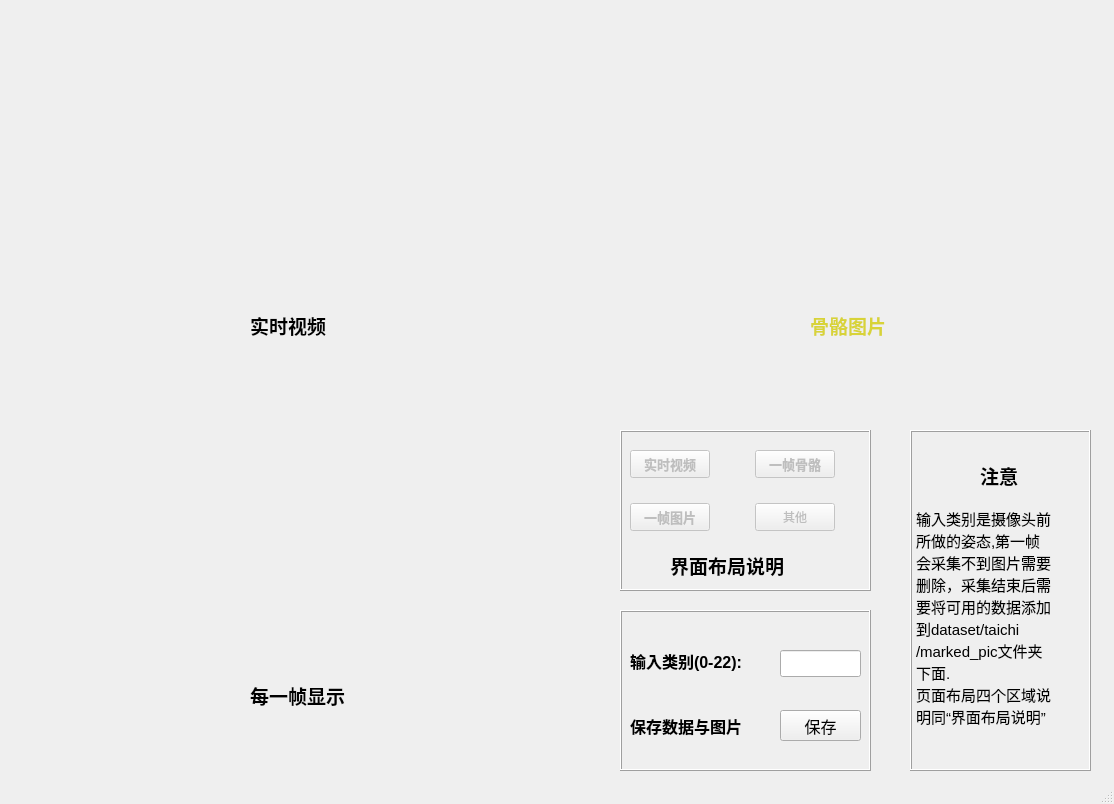
<?xml version="1.0" encoding="UTF-8"?>
<ui version="4.0">
 <class>MainWindow</class>
 <widget class="QMainWindow" name="MainWindow">
  <property name="geometry">
   <rect>
    <x>0</x>
    <y>0</y>
    <width>1114</width>
    <height>804</height>
   </rect>
  </property>
  <property name="windowTitle">
   <string>MainWindow</string>
  </property>
  <widget class="QWidget" name="centralwidget">
   <widget class="QPushButton" name="pushButton">
    <property name="geometry">
     <rect>
      <x>780</x>
      <y>710</y>
      <width>81</width>
      <height>31</height>
     </rect>
    </property>
    <property name="font">
     <font>
      <family>Arial</family>
      <pointsize>12</pointsize>
     </font>
    </property>
    <property name="text">
     <string>保存</string>
    </property>
   </widget>
   <widget class="QLabel" name="label">
    <property name="geometry">
     <rect>
      <x>10</x>
      <y>20</y>
      <width>581</width>
      <height>361</height>
     </rect>
    </property>
    <property name="autoFillBackground">
     <bool>true</bool>
    </property>
    <property name="text">
     <string/>
    </property>
    <property name="pixmap">
     <pixmap>../sundry/app.png</pixmap>
    </property>
    <property name="alignment">
     <set>Qt::AlignCenter</set>
    </property>
   </widget>
   <widget class="QLabel" name="label_2">
    <property name="geometry">
     <rect>
      <x>10</x>
      <y>390</y>
      <width>581</width>
      <height>361</height>
     </rect>
    </property>
    <property name="autoFillBackground">
     <bool>true</bool>
    </property>
    <property name="text">
     <string/>
    </property>
    <property name="pixmap">
     <pixmap>../sundry/app2.png</pixmap>
    </property>
    <property name="scaledContents">
     <bool>false</bool>
    </property>
    <property name="alignment">
     <set>Qt::AlignCenter</set>
    </property>
    <property name="wordWrap">
     <bool>false</bool>
    </property>
    <property name="openExternalLinks">
     <bool>false</bool>
    </property>
   </widget>
   <widget class="QLineEdit" name="lineEdit">
    <property name="geometry">
     <rect>
      <x>780</x>
      <y>650</y>
      <width>81</width>
      <height>27</height>
     </rect>
    </property>
    <property name="font">
     <font>
      <family>Arial</family>
      <pointsize>14</pointsize>
      <weight>75</weight>
      <bold>true</bold>
     </font>
    </property>
   </widget>
   <widget class="QLabel" name="label_3">
    <property name="geometry">
     <rect>
      <x>600</x>
      <y>20</y>
      <width>501</width>
      <height>361</height>
     </rect>
    </property>
    <property name="autoFillBackground">
     <bool>true</bool>
    </property>
    <property name="text">
     <string/>
    </property>
    <property name="pixmap">
     <pixmap>../sundry/app1.png</pixmap>
    </property>
    <property name="scaledContents">
     <bool>false</bool>
    </property>
    <property name="alignment">
     <set>Qt::AlignCenter</set>
    </property>
   </widget>
   <widget class="QLabel" name="label_4">
    <property name="geometry">
     <rect>
      <x>630</x>
      <y>640</y>
      <width>151</width>
      <height>41</height>
     </rect>
    </property>
    <property name="font">
     <font>
      <family>Arial</family>
      <pointsize>12</pointsize>
      <weight>75</weight>
      <bold>true</bold>
     </font>
    </property>
    <property name="text">
     <string>输入类别(0-22):</string>
    </property>
    <property name="textFormat">
     <enum>Qt::AutoText</enum>
    </property>
    <property name="scaledContents">
     <bool>false</bool>
    </property>
    <property name="wordWrap">
     <bool>false</bool>
    </property>
   </widget>
   <widget class="QLabel" name="label_5">
    <property name="geometry">
     <rect>
      <x>630</x>
      <y>700</y>
      <width>151</width>
      <height>51</height>
     </rect>
    </property>
    <property name="font">
     <font>
      <family>Arial</family>
      <pointsize>12</pointsize>
      <weight>75</weight>
      <bold>true</bold>
     </font>
    </property>
    <property name="text">
     <string>保存数据与图片</string>
    </property>
    <property name="textFormat">
     <enum>Qt::AutoText</enum>
    </property>
    <property name="scaledContents">
     <bool>false</bool>
    </property>
    <property name="wordWrap">
     <bool>false</bool>
    </property>
   </widget>
   <widget class="QWidget" name="formLayoutWidget">
    <property name="geometry">
     <rect>
      <x>620</x>
      <y>440</y>
      <width>256</width>
      <height>106</height>
     </rect>
    </property>
    <layout class="QFormLayout" name="formLayout">
     <property name="sizeConstraint">
      <enum>QLayout::SetNoConstraint</enum>
     </property>
     <property name="fieldGrowthPolicy">
      <enum>QFormLayout::ExpandingFieldsGrow</enum>
     </property>
     <property name="horizontalSpacing">
      <number>45</number>
     </property>
     <property name="verticalSpacing">
      <number>25</number>
     </property>
     <property name="leftMargin">
      <number>10</number>
     </property>
     <property name="topMargin">
      <number>10</number>
     </property>
     <property name="rightMargin">
      <number>15</number>
     </property>
     <property name="bottomMargin">
      <number>15</number>
     </property>
     <item row="0" column="1">
      <widget class="QPushButton" name="pushButton_5">
       <property name="enabled">
        <bool>false</bool>
       </property>
       <property name="font">
        <font>
         <family>Arial</family>
         <pointsize>10</pointsize>
         <weight>75</weight>
         <bold>true</bold>
        </font>
       </property>
       <property name="text">
        <string>一帧骨骼</string>
       </property>
      </widget>
     </item>
     <item row="1" column="0">
      <widget class="QPushButton" name="pushButton_4">
       <property name="enabled">
        <bool>false</bool>
       </property>
       <property name="sizePolicy">
        <sizepolicy hsizetype="Minimum" vsizetype="Fixed">
         <horstretch>0</horstretch>
         <verstretch>0</verstretch>
        </sizepolicy>
       </property>
       <property name="font">
        <font>
         <family>Arial</family>
         <pointsize>10</pointsize>
         <weight>75</weight>
         <bold>true</bold>
        </font>
       </property>
       <property name="text">
        <string>一帧图片</string>
       </property>
      </widget>
     </item>
     <item row="1" column="1">
      <widget class="QPushButton" name="pushButton_2">
       <property name="enabled">
        <bool>false</bool>
       </property>
       <property name="sizePolicy">
        <sizepolicy hsizetype="Minimum" vsizetype="Expanding">
         <horstretch>0</horstretch>
         <verstretch>0</verstretch>
        </sizepolicy>
       </property>
       <property name="text">
        <string>其他</string>
       </property>
      </widget>
     </item>
     <item row="0" column="0">
      <widget class="QPushButton" name="pushButton_3">
       <property name="enabled">
        <bool>false</bool>
       </property>
       <property name="font">
        <font>
         <family>Arial</family>
         <pointsize>10</pointsize>
         <weight>75</weight>
         <bold>true</bold>
        </font>
       </property>
       <property name="text">
        <string>实时视频</string>
       </property>
      </widget>
     </item>
    </layout>
   </widget>
   <widget class="QLabel" name="label_6">
    <property name="geometry">
     <rect>
      <x>670</x>
      <y>540</y>
      <width>181</width>
      <height>51</height>
     </rect>
    </property>
    <property name="font">
     <font>
      <family>Arial</family>
      <pointsize>14</pointsize>
      <weight>75</weight>
      <bold>true</bold>
     </font>
    </property>
    <property name="text">
     <string>界面布局说明</string>
    </property>
    <property name="textFormat">
     <enum>Qt::AutoText</enum>
    </property>
    <property name="scaledContents">
     <bool>false</bool>
    </property>
    <property name="wordWrap">
     <bool>false</bool>
    </property>
   </widget>
   <widget class="QLabel" name="label_7">
    <property name="geometry">
     <rect>
      <x>920</x>
      <y>450</y>
      <width>72</width>
      <height>51</height>
     </rect>
    </property>
    <property name="text">
     <string/>
    </property>
    <property name="textFormat">
     <enum>Qt::RichText</enum>
    </property>
    <property name="pixmap">
     <pixmap>../sundry/info.png</pixmap>
    </property>
    <property name="alignment">
     <set>Qt::AlignCenter</set>
    </property>
   </widget>
   <widget class="QLabel" name="label_8">
    <property name="geometry">
     <rect>
      <x>910</x>
      <y>430</y>
      <width>181</width>
      <height>341</height>
     </rect>
    </property>
    <property name="font">
     <font>
      <family>Arial</family>
      <pointsize>11</pointsize>
      <underline>false</underline>
      <strikeout>false</strikeout>
     </font>
    </property>
    <property name="contextMenuPolicy">
     <enum>Qt::PreventContextMenu</enum>
    </property>
    <property name="frameShape">
     <enum>QFrame::Box</enum>
    </property>
    <property name="frameShadow">
     <enum>QFrame::Raised</enum>
    </property>
    <property name="text">
     <string>

输入类别是摄像头前
所做的姿态,第一帧
会采集不到图片需要
删除，采集结束后需
要将可用的数据添加
到dataset/taichi
/marked_pic文件夹
下面.
页面布局四个区域说
明同“界面布局说明”</string>
    </property>
    <property name="textFormat">
     <enum>Qt::AutoText</enum>
    </property>
    <property name="scaledContents">
     <bool>false</bool>
    </property>
   </widget>
   <widget class="QLabel" name="label_9">
    <property name="geometry">
     <rect>
      <x>980</x>
      <y>450</y>
      <width>71</width>
      <height>51</height>
     </rect>
    </property>
    <property name="font">
     <font>
      <family>Arial</family>
      <pointsize>14</pointsize>
      <weight>75</weight>
      <bold>true</bold>
     </font>
    </property>
    <property name="text">
     <string>注意</string>
    </property>
    <property name="textFormat">
     <enum>Qt::AutoText</enum>
    </property>
    <property name="scaledContents">
     <bool>false</bool>
    </property>
    <property name="wordWrap">
     <bool>false</bool>
    </property>
   </widget>
   <widget class="QLabel" name="label_10">
    <property name="geometry">
     <rect>
      <x>250</x>
      <y>670</y>
      <width>141</width>
      <height>51</height>
     </rect>
    </property>
    <property name="font">
     <font>
      <family>Arial</family>
      <pointsize>14</pointsize>
      <weight>75</weight>
      <bold>true</bold>
     </font>
    </property>
    <property name="text">
     <string>每一帧显示</string>
    </property>
    <property name="textFormat">
     <enum>Qt::AutoText</enum>
    </property>
    <property name="scaledContents">
     <bool>false</bool>
    </property>
    <property name="wordWrap">
     <bool>false</bool>
    </property>
   </widget>
   <widget class="QLabel" name="label_11">
    <property name="geometry">
     <rect>
      <x>810</x>
      <y>300</y>
      <width>151</width>
      <height>51</height>
     </rect>
    </property>
    <property name="font">
     <font>
      <family>Arial</family>
      <pointsize>14</pointsize>
      <weight>75</weight>
      <bold>true</bold>
     </font>
    </property>
    <property name="text">
     <string>&lt;html&gt;&lt;head/&gt;&lt;body&gt;&lt;p&gt;&lt;span style=&quot; color:#d8d338;&quot;&gt;骨骼图片&lt;/span&gt;&lt;/p&gt;&lt;/body&gt;&lt;/html&gt;</string>
    </property>
    <property name="textFormat">
     <enum>Qt::AutoText</enum>
    </property>
    <property name="scaledContents">
     <bool>false</bool>
    </property>
    <property name="wordWrap">
     <bool>false</bool>
    </property>
   </widget>
   <widget class="QLabel" name="label_12">
    <property name="geometry">
     <rect>
      <x>250</x>
      <y>300</y>
      <width>151</width>
      <height>51</height>
     </rect>
    </property>
    <property name="font">
     <font>
      <family>Arial</family>
      <pointsize>14</pointsize>
      <weight>75</weight>
      <bold>true</bold>
     </font>
    </property>
    <property name="text">
     <string>实时视频</string>
    </property>
    <property name="textFormat">
     <enum>Qt::AutoText</enum>
    </property>
    <property name="scaledContents">
     <bool>false</bool>
    </property>
    <property name="wordWrap">
     <bool>false</bool>
    </property>
   </widget>
   <widget class="QLabel" name="label_13">
    <property name="geometry">
     <rect>
      <x>620</x>
      <y>430</y>
      <width>251</width>
      <height>161</height>
     </rect>
    </property>
    <property name="frameShape">
     <enum>QFrame::Box</enum>
    </property>
    <property name="frameShadow">
     <enum>QFrame::Raised</enum>
    </property>
    <property name="text">
     <string/>
    </property>
   </widget>
   <widget class="QLabel" name="label_14">
    <property name="geometry">
     <rect>
      <x>620</x>
      <y>610</y>
      <width>251</width>
      <height>161</height>
     </rect>
    </property>
    <property name="frameShape">
     <enum>QFrame::Box</enum>
    </property>
    <property name="frameShadow">
     <enum>QFrame::Raised</enum>
    </property>
    <property name="text">
     <string/>
    </property>
   </widget>
   <zorder>label_13</zorder>
   <zorder>label_14</zorder>
   <zorder>label_8</zorder>
   <zorder>label</zorder>
   <zorder>label_2</zorder>
   <zorder>label_3</zorder>
   <zorder>label_4</zorder>
   <zorder>label_5</zorder>
   <zorder>formLayoutWidget</zorder>
   <zorder>label_6</zorder>
   <zorder>label_7</zorder>
   <zorder>label_9</zorder>
   <zorder>label_12</zorder>
   <zorder>label_10</zorder>
   <zorder>label_11</zorder>
   <zorder>pushButton</zorder>
   <zorder>lineEdit</zorder>
  </widget>
  <widget class="QStatusBar" name="statusbar"/>
 </widget>
 <resources/>
 <connections/>
</ui>
